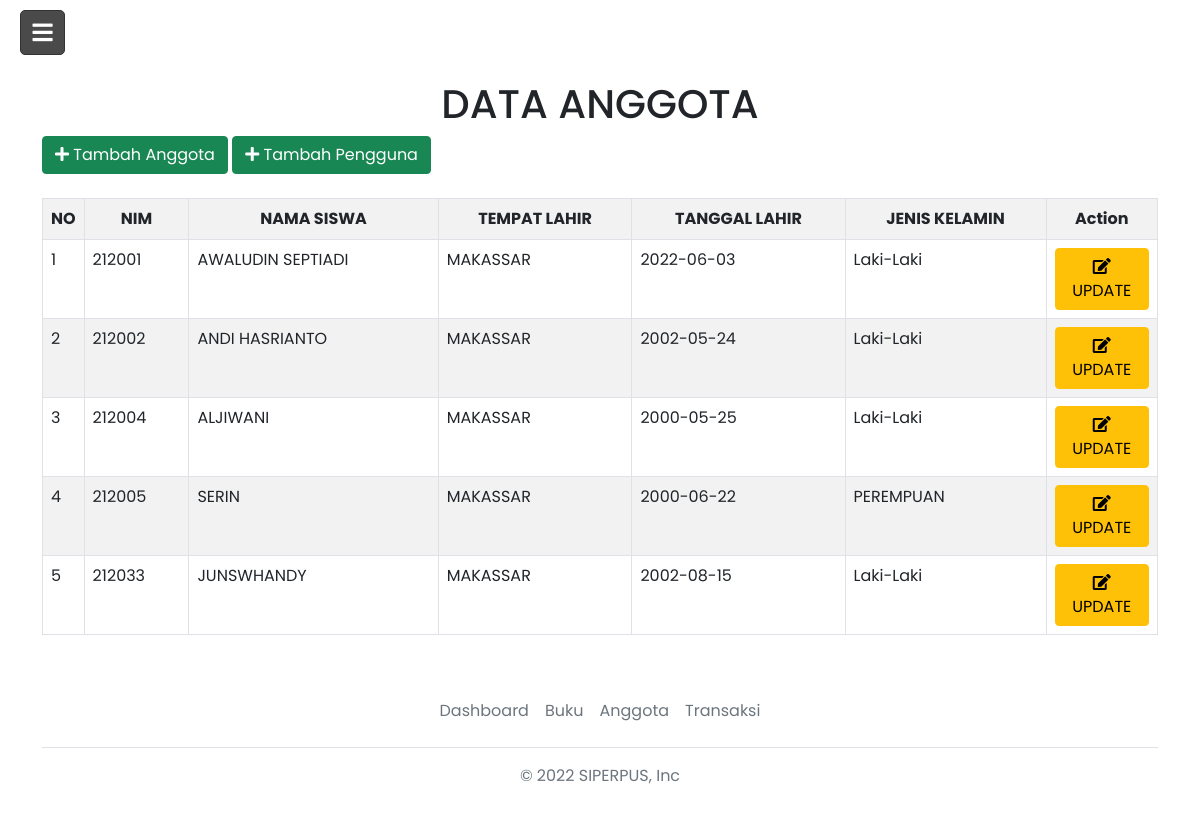
/index.php?page=anggota (signed in), run on the app's committed database.
### tables this page shows
CREATE TABLE `tb_anggota` (
  `nim` int(11) NOT NULL,
  `nama` varchar(50) NOT NULL,
  `tempat_lahir` varchar(50) NOT NULL,
  `tgl_lahir` date NOT NULL,
  `jk` varchar(20) NOT NULL,
  `tgl_input` timestamp NOT NULL DEFAULT current_timestamp() ON UPDATE current_timestamp()
);

### halaman/anggota/formAnggota.php (the view, shortened to what this page needs)
<!DOCTYPE html>
<html lang="en">
<head>
</head>
    <body>
        <div class="container">
            <div id="page-wrapper" >
                <div id="page-inner">
                        <div class="panel panel-default">
                            <h1 class="text-center">DATA ANGGOTA</h1>
                                <div class="panel-body">
                                    <div class="table-responsive">
                                        <div>
                                            <a href="index.php?page=tambahAnggota" class="btn btn-success"><i class=" fa fa-plus "></i> Tambah Anggota</a>
                                            <a href="index.php?page=tambahUser" class="btn btn-success"><i class=" fa fa-plus "></i> Tambah Pengguna</a>
                                    </div>
                                <br>
                                            <table class="table table-striped table-bordered table-hover" id="dataTables-example">
                                                <tr class="text-center">
                                                    <th width="3%">NO</th>
                                                    <th>NIM</th>
                                                    <th>NAMA SISWA</th>
                                                    <th>TEMPAT LAHIR</th>
                                                    <th>TANGGAL LAHIR</th>
                                                    <th>JENIS KELAMIN</th>
                                                    <th width="10%">Action</th>
                                                </tr>
                <?php
                    $sql = "SELECT * FROM tb_anggota";
                    $query = mysqli_query($koneksi,$sql);
                    $no = 0;
                    while ($data = mysqli_fetch_array($query))
                    {
                    $nim = $data['nim'];
                    $nama = $data['nama'];
                    $tempat_lahir = $data['tempat_lahir'];
                    $tgl_lahir = $data['tgl_lahir'];
                    $jk = $data['jk'];
                    $no++;
                      ?>
                    <tr>
                        <td><?php echo $no; ?></td>
                        <td><?php echo $nim; ?></td>
                        <td><?php echo $nama; ?></td>
                        <td><?php echo $tempat_lahir; ?></td>
                        <td><?php echo $tgl_lahir; ?></td>
                        <td><?php echo $jk; ?></td>
                        <td><a href="?page=updateAnggota&nim=<?php echo $nim; ?>" class="btn btn-warning"><i class="fa fa-edit "></i>UPDATE </a>
                    </tr>
                        <?php }
                        ?>
                                        </table>
                                    </div>
                                </div>
                            </div>
                        </div>
                    </div>
                </div>
    </body>
</html>

### index.php (shortened to what this page needs)
<?php
$koneksi = new mysqli("localhost","root","","siperpus");
 ?>
<!doctype html>
<html lang="en">
  <head>
<link rel="stylesheet" href="styleindex.css">
<link href="https://cdn.jsdelivr.net/npm/bootstrap@5.1.3/dist/css/bootstrap.min.css" rel="stylesheet">
<link rel="stylesheet" href="https://cdnjs.cloudflare.com/ajax/libs/font-awesome/5.15.3/css/all.min.css">
</head>
<body>
<div class="wrapper">
            <label for="btn" class="menu-btn">
                <i class="fas fa-bars"></i>
            </label>
  </div>
      <?php
      if (isset($_GET['page'])) {
      $page = $_GET['page'];
      switch ($page) {
        case anggota:
        include 'halaman/anggota/formAnggota.php';
        break;
      }
    } else {
      include 'home.php';
    }
    ?>
    <?php if ($_SESSION['admin']) { ?>
    <div class="container">
  <footer class="py-3 my-4">
    <ul class="nav justify-content-center border-bottom pb-3 mb-3 ">
      <li class="nav-item"><a href="index.php?page=home" class="nav-link px-2 text-muted">Dashboard</a></li>
      <li class="nav-item"><a href="index.php?page=buku" class="nav-link px-2 text-muted">Buku</a></li>
      <li class="nav-item"><a href="index.php?page=anggota" class="nav-link px-2 text-muted">Anggota</a></li>
      <li class="nav-item"><a href="index.php?page=transaksi" class="nav-link px-2 text-muted">Transaksi</a></li>
    </ul>
      <p class="text-center text-muted ">&copy; 2022 SIPERPUS, Inc</p>
  </footer>
    </div>
      <?php } ?>
</body>
</html>

### styleindex.css (style rules this page uses)
* { margin: 0; padding: 0; box-sizing: border-box; font-family: Poppins; }
body { background-image: url(img/bg4.jpg); background-size: cover; }
.wrapper { height: 100%; width: 300px; position: relative; z-index: 999; }
.wrapper .menu-btn { position: absolute; left: 20px; top: 10px; background: #4a4a4a; color: #fff; height: 45px; width: 45px; z-index: 9999; border: 1px solid #333; border-radius: 5px; cursor: pointer; display: flex; align-items: center; justify-content: center; transition: all 0.3s ease; }
.wrapper .menu-btn i { position: absolute; font-size: 23px; transition: all 0.3s ease; }

### halaman/anggota/formAnggota.php (style rules this page uses)
h1 { padding-top: 5rem }

### data on the page
tb_anggota: nim "212001", nama "AWALUDIN SEPTIADI", tempat_lahir "MAKASSAR", tgl_lahir "2022-06-03", jk "Laki-Laki"
tb_anggota: nim "212002", nama "ANDI HASRIANTO", tempat_lahir "MAKASSAR", tgl_lahir "2002-05-24", jk "Laki-Laki"
tb_anggota: nim "212004", nama "ALJIWANI", tempat_lahir "MAKASSAR", tgl_lahir "2000-05-25", jk "Laki-Laki"
tb_anggota: nim "212005", nama "SERIN", tempat_lahir "MAKASSAR", tgl_lahir "2000-06-22", jk "PEREMPUAN"
tb_anggota: nim "212033", nama "JUNSWHANDY", tempat_lahir "MAKASSAR", tgl_lahir "2002-08-15", jk "Laki-Laki"
